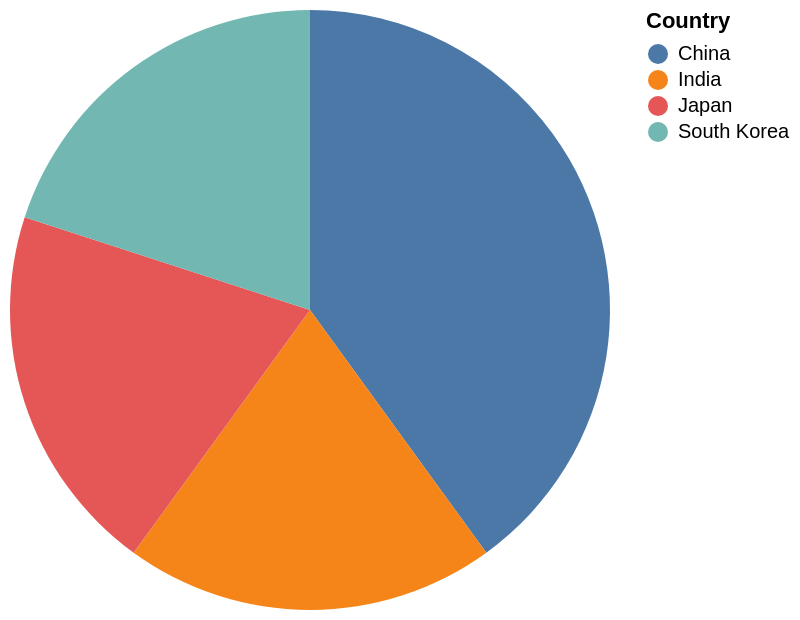

Specify this chart in Vega-Lite:
### Vega-Lite specification from a JSON file in a GitHub repository (floating-point values rounded to 4 significant figures)
{"data": {"values": [{"x_data": "China", "y_data": 2}, {"x_data": "India", "y_data": 1}, {"x_data": "Japan", "y_data": 1}, {"x_data": "South Korea", "y_data": 1}]}, "mark": "arc", "encoding": {"theta": {"field": "y_data", "type": "quantitative", "title": "COUNT(*)"}, "color": {"field": "x_data", "type": "nominal", "title": "Country"}}}
